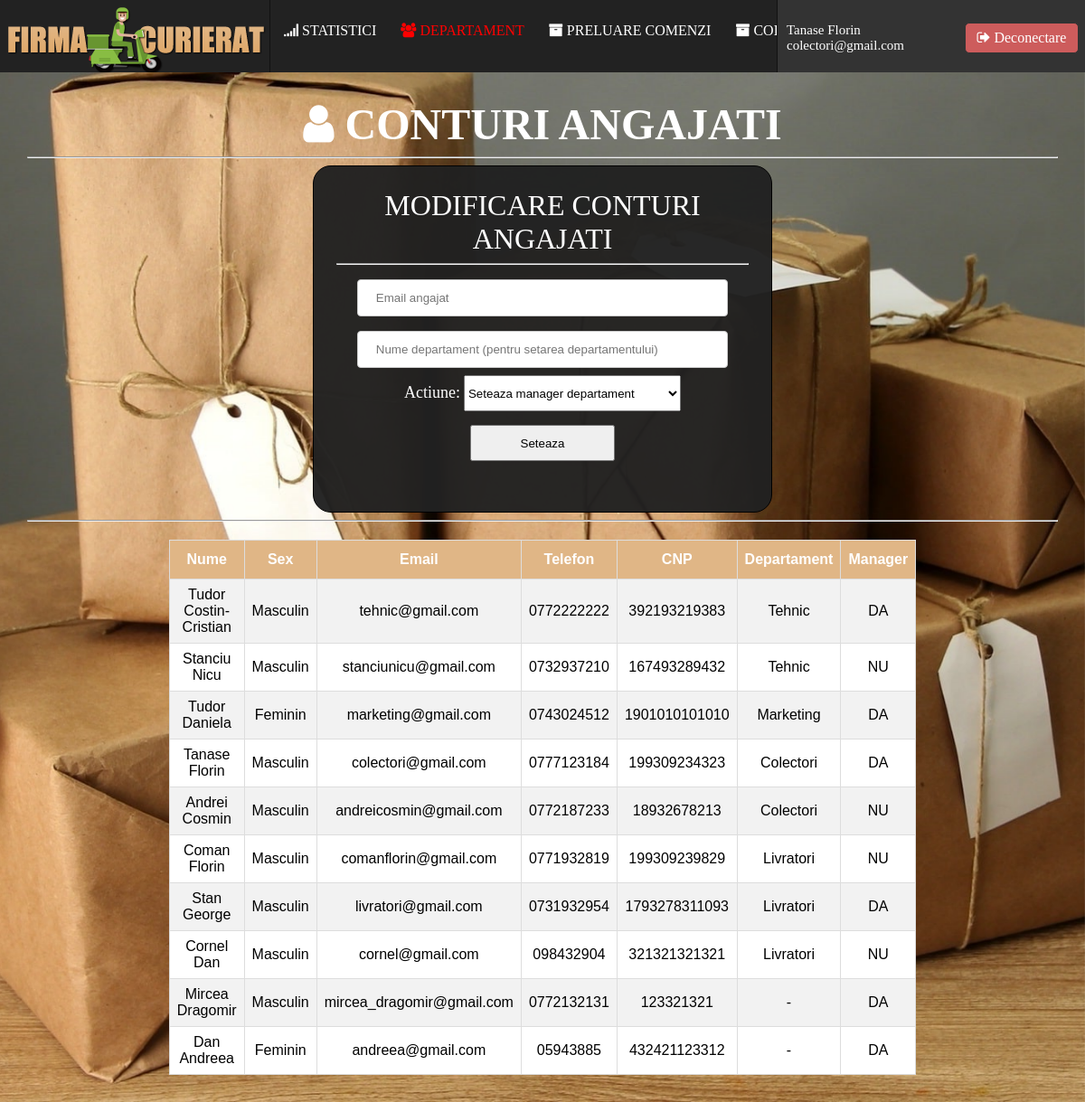
Screenshot of /angajati/angajati.php (signed in) with the database file from the repository.
### tables this page shows
CREATE TABLE IF NOT EXISTS `angajati` (
  `AngajatID` int(11) NOT NULL AUTO_INCREMENT,
  `DepartamentID` int(11) DEFAULT NULL,
  `Email` varchar(64) NOT NULL,
  `Parola` varchar(256) NOT NULL,
  `Nume` varchar(20) NOT NULL,
  `Prenume` varchar(20) NOT NULL,
  `CNP` varchar(13) NOT NULL,
  `Telefon` varchar(12) NOT NULL,
  `Sex` char(1) NOT NULL,
  PRIMARY KEY (`AngajatID`),
  KEY `FK_DepartamentAngajat` (`DepartamentID`)
);

CREATE TABLE IF NOT EXISTS `departamente` (
  `DepartamentID` int(11) NOT NULL AUTO_INCREMENT,
  `ManagerID` int(11) DEFAULT NULL,
  `NumeDepartament` varchar(30) NOT NULL,
  PRIMARY KEY (`DepartamentID`),
  KEY `FK_Manager` (`ManagerID`)
);

### angajati/angajati.php (the view, shortened to what this page needs)
<?php
require_once("includes/Header.php");
?>
<font face="Trebuchet MS" size="7" color="white"><b><span class="fa fa-user"></span> CONTURI ANGAJATI</b></font><hr>
<div class="actiuniangajati">
	<font size="6" color="white" face="Trebuchet MS">MODIFICARE CONTURI ANGAJATI</font><hr>
<form method="post" action="">
	<input style="width:90%;" type="text" name="email" id="email" placeholder="Email angajat"><br>
	<input style="width:90%;" type="text" name="departament" id="departament" placeholder="Nume departament (pentru setarea departamentului)"><br>
    <font color="white" size="4" face="Trebuchet MS"><label for="action">Actiune:</label></font>
    <select id="action" name="action" style="width:240px; height: 40px;" onchange="Action">
      <option value="1">Seteaza manager departament</option>
    </select>
	<br>
	<button id="auth" type="submit" name="actiuniangajati"  class="btn btn-block">Seteaza</button><br>
</form>
</div>
<hr>
<table id="angajati">
  <tr>
    <th style="text-align:center;">Nume</th>
    <th style="text-align:center;">Sex</th>
	<th style="text-align:center;">Email</th>
	<th style="text-align:center;">Telefon</th>
	<th style="text-align:center;">CNP</th>
	<th style="text-align:center;">Departament</th>
	<th style="text-align:center;">Manager</th>
  </tr>
<?php
$query = 'CALL SelectareAngajatiCuDep;';
$res = mysqli_query($DB, $query);
mysqli_next_result($DB);
while($ang = mysqli_fetch_array($res)){
?>
  <tr>
    <td><?php echo $ang['Nume'] . ' ' . $ang['Prenume'];?></td>
    <td><?php
		if($ang['Sex'] == 'M') echo 'Masculin';
		else echo 'Feminin';
	?></td>
	<td><?=$ang['Email'];?></td>
	<td><?=$ang['Telefon'];?></td>
	<td><?=$ang['CNP'];?></td>
	<td><?=$ang['NumeDepartament'];?></td>
    <td><?php
		if($ang['Manager'] == 0) echo 'NU';
		else echo 'DA';
	?></td>
  </tr>
<?php } ?>
<?php
$query = 'CALL SelectareAngajatiFaraDep;';
$res = mysqli_query($DB, $query);
while($ang = mysqli_fetch_array($res)){
?>
  <tr>
    <td><?php echo $ang['Nume'] . ' ' . $ang['Prenume'];?></td>
    <td><?php
		if($ang['Sex'] == 'M') echo 'Masculin';
		else echo 'Feminin';
	?></td>
	<td><?=$ang['Email'];?></td>
	<td><?=$ang['Telefon'];?></td>
	<td><?=$ang['CNP'];?></td>
	<td><?=$ang['NumeDepartament'];?></td>
    <td><?php
		if($ang['Manager'] == 0) echo 'NU';
		else echo 'DA';
	?></td>
  </tr>
<?php } ?>

### angajati/includes/Header.php (shortened to what this page needs)
<?php
require_once("includes/Config.php");
if(isset($_SESSION['AngajatID'])){
			$query = 'CALL GetAngajatData(' . $_SESSION['AngajatID'] . ');';
			$result = mysqli_query($DB, $query);
			mysqli_next_result($DB);
			$user = mysqli_fetch_array($result, MYSQLI_ASSOC);
}
else{
	Header('Location: login.php');
}
?>
<head>
	<link rel="stylesheet" href="https://maxcdn.bootstrapcdn.com/font-awesome/4.5.0/css/font-awesome.min.css">
</head>
<body>
	<div class="banner">
	<img src="images/logo.png" alt="LOGO">
	</div>
	<div class="userinfo">
		<div class="userinfoContent">
			<?php
				echo $user['Nume'] . ' ' . $user['Prenume'] . '<br>';
				echo $user['Email'] . '<br>';
			?>
		</div>
		<div class="logoutdiv">
             <a href="?logout">
                  <span class="fa fa-sign-out" style="display:inline;">  </span>Deconectare
              </a>
		</div>
	</div>
	<div class="menu">
	<a href="statistici.php"><span class="fa fa-signal"></span> STATISTICI</a>
	<?php
		$qr = 'SELECT EsteManager(' . $_SESSION['AngajatID'] . ');';
		$qr_res = mysqli_query($DB, $qr);
		$manager = mysqli_fetch_array($qr_res, MYSQLI_BOTH);
		if($manager[0] == 'DA'){
	?>
		<a href="manager.php"><font color="red"><span class="fa fa-users"></span> DEPARTAMENT</font></a>
	<?php }
		if($user['DepartamentID'] == 1){ ?>
	<a href="adaugaangajat.php"><span class="fa fa-plus"></span> ADAUGA UN ANGAJAT</a>
	<a href="angajati.php"><span class="fa fa-cogs"></span> CONTURI ANGAJATI</a>
	<a href="clienti.php"><span class="fa fa-cogs"></span> CONTURI CLIENTI</a>
	<a href="orase.php"><span class="fa fa-cogs"></span> ORASE</a>
	<?php }else if($user['DepartamentID'] == 2){ ?>
		<a href="crearepromotii.php"><span class="fa fa-star"></span> CREARE PROMOTII</a>
		<a href="atribuirepromotii.php"><span class="fa fa-star"></span> ATRIBUIRE PROMOTII</a>
	<?php }else if($user['DepartamentID'] == 3){ ?>
		<a href="preluarecomenzi.php"><span class="fa fa-archive"></span> PRELUARE COMENZI</a>
		<a href="coletepreluate.php"><span class="fa fa-archive"></span> COLETE PRELUATE</a>
	<?php }else if($user['DepartamentID'] == 4){ ?>
		<a href="ridicarecolet.php"><span class="fa fa-archive"></span> RIDICARE COLETE </a>
		<a href="coleteridicate.php"><span class="fa fa-archive"></span> COLETE RIDICATE</a>
	<?php } ?>
	</div>
	<div class="pagecontent"><center>

### angajati/includes/Header.php (style rules this page uses)
.menu { z-index:100; overflow: hidden; background-color: #222; border-left: 1px solid #111; border-right: 1px solid #111; position: fixed; top: 0; width: -moz-calc(100% - 640px); width: -webkit-calc(100% - 640px); width: -o-calc(100% - 640px); width: calc(100% - 640px); right:340px; height:55px; white-space: nowrap; padding-top:25px; }
.menu a { margin: 8px; padding-top:35px; font-family: Verdana; font-size:16px; transition:0.6s; margin-left:15px; }
.banner { background-color:#222; height: 80px; overflow: hidden; position: fixed; top: 0px; left:0; z-index:100; width: 300px; cursor: pointer; }
.userinfo { background-color:#333; height: 80px; overflow: hidden; position: fixed; top: 0px; right:0; z-index:100; width: 340px; text-align:left; }
.userinfoContent { padding:10px; font-family: Trebuchet MS; font-size:15; color:white; margin-top:15px; }
.pagecontent { margin-top:80px; background: url('images/background.jpg') no-repeat center; background-size: cover; background-attachment: fixed; min-height:100%; padding:30px; }
.logoutdiv { background-color: indianred; width: 110px; float:right; padding:7px; cursor:pointer; text-align:center; position:fixed; top:25px; right:7px; font-family: Trebuchet MS; border-radius:5px; border:1px solid #333; transition:0.6s; }
body { margin: 0; padding: 0; }
a { text-decoration:none; color: white; }

### angajati/angajati.php (style rules this page uses)
#angajati { font-family: Arial, Helvetica, sans-serif; border-collapse: collapse; width: 70%; text-align:center; margin-top:20px; }
#angajati td, #angajati th { border: 1px solid #ddd; padding: 8px; }
#angajati tr:nth-child(even) { background-color: #f2f2f2; }
#angajati tr:nth-child(odd) { background-color: white; }
#angajati th { padding-top: 12px; padding-bottom: 12px; text-align: left; background-color: #E0B686; color: white; }
.actiuniangajati { width:40%; min-height:20px; min-width:350px; background-color:rgba(34, 34, 34, 0.97); border: 1px solid black; border-radius:20px; padding:25px; text-align:center; }
input { padding: 12px 20px; margin: 8px 0; display: inline-block; border: 1px solid #ccc; border-radius: 4px; box-sizing: border-box; transition:0.5s; }
#auth { margin:15px; width:160px; height:40px; }

### rows the page displays
angajati: Nume "Tanase", Prenume "Florin", Email "colectori@gmail.com", Sex "Masculin", Telefon "0777123184", CNP "199309234323", DepartamentID.NumeDepartament "Colectori", shows "DA"
angajati: Nume "Tudor", Prenume "Costin-Cristian", Sex "Masculin", Email "tehnic@gmail.com", Telefon "0772222222", CNP "392193219383", DepartamentID.NumeDepartament "Tehnic", shows "DA"
angajati: Nume "Stanciu", Prenume "Nicu", Sex "Masculin", Email "stanciunicu@gmail.com", Telefon "0732937210", CNP "167493289432", DepartamentID.NumeDepartament "Tehnic", shows "NU"
angajati: Nume "Tudor", Prenume "Daniela", Sex "Feminin", Email "marketing@gmail.com", Telefon "0743024512", CNP "1901010101010", DepartamentID.NumeDepartament "Marketing", shows "DA"
angajati: Nume "Andrei", Prenume "Cosmin", Sex "Masculin", Email "andreicosmin@gmail.com", Telefon "0772187233", CNP "18932678213", DepartamentID.NumeDepartament "Colectori", shows "NU"
angajati: Nume "Coman", Prenume "Florin", Sex "Masculin", Email "comanflorin@gmail.com", Telefon "0771932819", CNP "199309239829", DepartamentID.NumeDepartament "Livratori", shows "NU"
angajati: Nume "Stan", Prenume "George", Sex "Masculin", Email "livratori@gmail.com", Telefon "0731932954", CNP "1793278311093", DepartamentID.NumeDepartament "Livratori", shows "DA"
angajati: Nume "Cornel", Prenume "Dan", Sex "Masculin", Email "cornel@gmail.com", Telefon "098432904", CNP "321321321321", DepartamentID.NumeDepartament "Livratori", shows "NU"
angajati: Nume "Mircea", Prenume "Dragomir", Sex "Masculin", Email "mircea_dragomir@gmail.com", Telefon "0772132131", CNP "123321321", NumeDepartament "-"
angajati: Nume "Dan", Prenume "Andreea", Sex "Feminin", Email "andreea@gmail.com", Telefon "05943885", CNP "432421123312", NumeDepartament "-"
